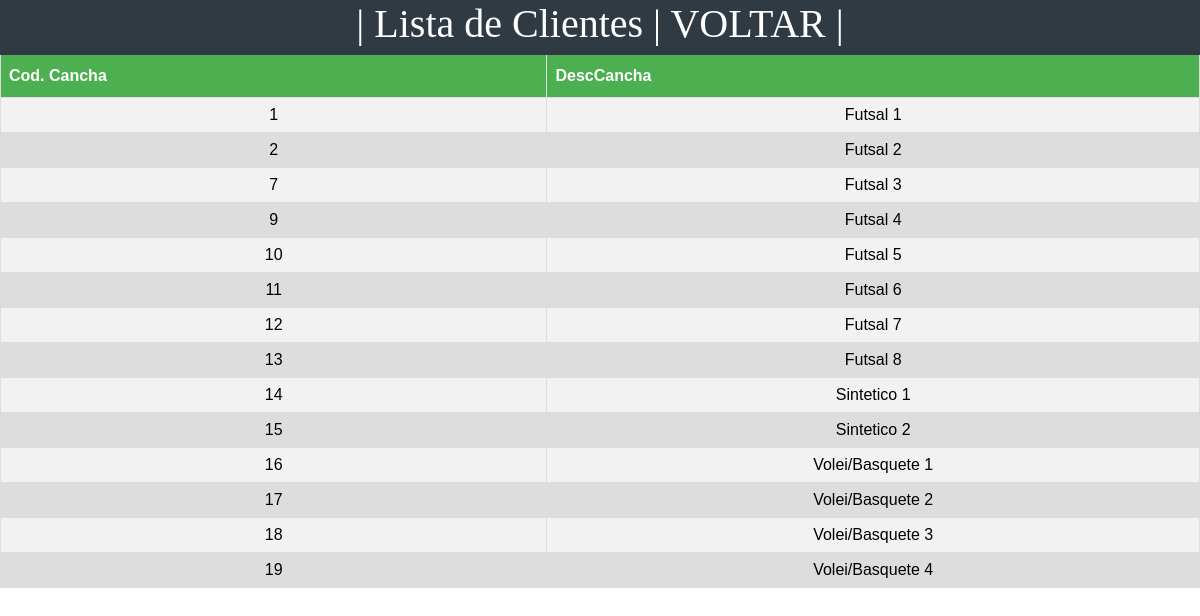
/cancha/listar/listar.php, run on the app's committed database.
### tables this page shows
CREATE TABLE IF NOT EXISTS `cancha` (
  `CodCancha` int(11) NOT NULL AUTO_INCREMENT,
  `DescCancha` varchar(300) NOT NULL,
  `Tempo` int(11) DEFAULT NULL,
  PRIMARY KEY (`CodCancha`)
);

### cancha/listar/listar.php (the view, shortened to what this page needs)
<!DOCTYPE html>
<html>
<head>
<link rel="stylesheet" href="../../css/estilo_triagem2.css"/>
</head>
<body>
	<div class="barra">| Lista de Clientes |<a class="link" href="../triagem.php"> VOLTAR |</a> </div>
	<table border class="customers">
	<tr>
		<th>Cod. Cancha</th>
		<th>DescCancha</th>
	</tr>
	<?php
		$conexao = new mysqli("127.0.0.1", "root", "", "chute_e_gol");
		$conexao->set_charset("utf8");
		$sql = "SELECT * FROM `cancha` WHERE 1";
		$result = $conexao->query($sql);
		if ($result->num_rows > 0)
		{
			while ($linha = $result->fetch_assoc())
			{
				echo "<tr>";
				echo "<td>".$linha["CodCancha"]."</td>";
				echo "<td>".$linha["DescCancha"]."</td>";
				echo "</tr>";
			}
		} else
		{
			echo "Sem resultados";
		}
	?>
	</table>
</body>
</html>

### css/estilo_triagem2.css (style rules this page uses)
.barra { background-color: #303a43; position: absolute; top: 0; left: 0; right: 0; height: 55px; font-size: 40px; font-family: american captain; text-align: center; color: #ffffff; }
.link { color: #FFFFFF; text-decoration: none; }
.customers { font-family: Arial, Helvetica, sans-serif; border-collapse: collapse; width: 100%; text-align: center; }
.customers td, .customers th { border: 1px solid #ddd; padding: 8px; }
.customers tr:nth-child(even) { background-color: #f2f2f2; }
.customers tr:nth-child(odd) { background-color: #ddd; }
.customers th { padding-top: 12px; padding-bottom: 12px; text-align: left; background-color: #4CAF50; color: white; }

### data on the page
cancha: CodCancha "1", DescCancha "Futsal 1"
cancha: CodCancha "2", DescCancha "Futsal 2"
cancha: CodCancha "7", DescCancha "Futsal 3"
cancha: CodCancha "9", DescCancha "Futsal 4"
cancha: CodCancha "10", DescCancha "Futsal 5"
cancha: CodCancha "11", DescCancha "Futsal 6"
cancha: CodCancha "12", DescCancha "Futsal 7"
cancha: CodCancha "13", DescCancha "Futsal 8"
cancha: CodCancha "14", DescCancha "Sintetico 1"
cancha: CodCancha "15", DescCancha "Sintetico 2"
cancha: CodCancha "16", DescCancha "Volei/Basquete 1"
cancha: CodCancha "17", DescCancha "Volei/Basquete 2"
cancha: CodCancha "18", DescCancha "Volei/Basquete 3"
cancha: CodCancha "19", DescCancha "Volei/Basquete 4"
